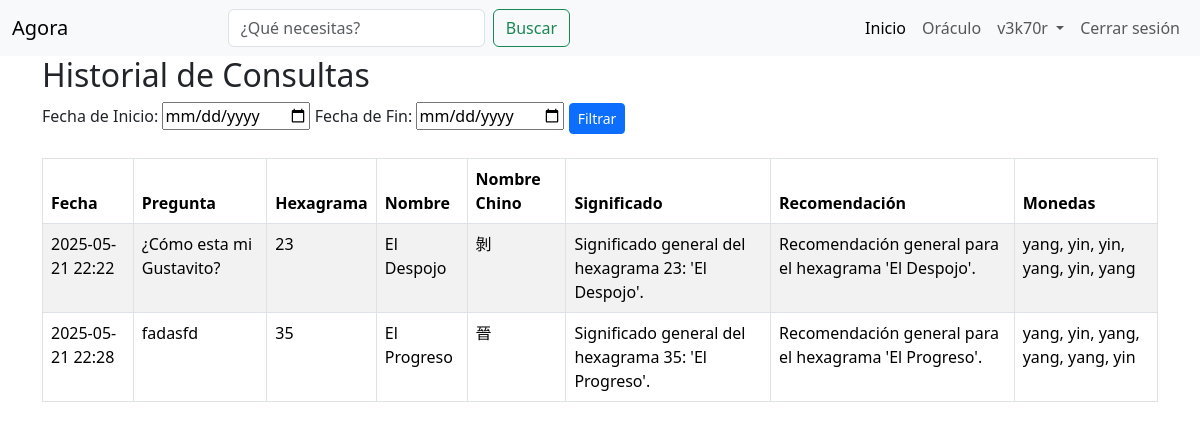
The page /consultar-destino/historial/ (signed in) on the database as committed earlier.
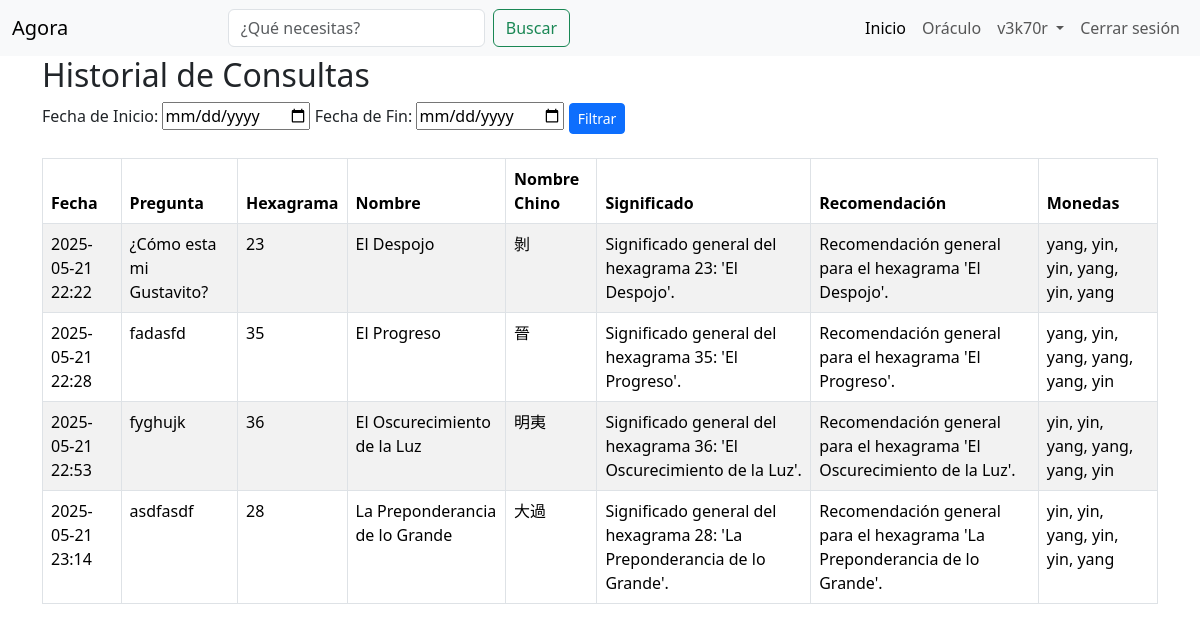
The same page on the database as committed later.
### oraculo/models.py (models this page shows, shortened)
class Consulta(models.Model):
    usuario = models.ForeignKey(User, on_delete=models.CASCADE)
    pregunta = models.TextField()
    hexagrama = models.ForeignKey(Hexagrama, on_delete=models.CASCADE)
    fecha = models.DateTimeField(auto_now_add=True)

class Hexagrama(models.Model):
    numero = models.PositiveSmallIntegerField(unique=True, default=1)
    nombre_chino = models.CharField(max_length=10)
    nombre = models.CharField(max_length=100)
    significado = models.TextField()
    recomendacion = models.TextField()
    monedas = models.JSONField(help_text="Lista de 6 valores: 'yin' o 'yang'")

### oraculo/views.py (the view)
# urls.py: path('historial/', views.historial_consultas, name='historial_consultas'),
@login_required
def historial_consultas(request):
    consultas = Consulta.objects.filter(usuario=request.user).select_related('hexagrama')
    if 'fecha_inicio' in request.GET and 'fecha_fin' in request.GET:
        fecha_inicio = request.GET['fecha_inicio']
        fecha_fin = request.GET['fecha_fin']
        consultas = consultas.filter(fecha__range=[fecha_inicio, fecha_fin])
    return render(request, 'oraculo/historial.html', {'consultas': consultas})

### oraculo/templates/oraculo/historial.html
{% extends 'base.html' %}
{% block content %}
  <h2>Historial de Consultas</h2>
  <form method="get" class="mb-4">
    <label for="fecha_inicio">Fecha de Inicio:</label>
    <input type="date" name="fecha_inicio" id="fecha_inicio" value="{{ request.GET.fecha_inicio }}">
    <label for="fecha_fin">Fecha de Fin:</label>
    <input type="date" name="fecha_fin" id="fecha_fin" value="{{ request.GET.fecha_fin }}">
    <button type="submit" class="btn btn-sm btn-primary">Filtrar</button>
  </form>
  <table class="table table-bordered table-striped">
    <thead class="thead-light">
      <tr>
        <th>Fecha</th>
        <th>Pregunta</th>
        <th>Hexagrama</th>
        <th>Nombre</th>
        <th>Nombre Chino</th>
        <th>Significado</th>
        <th>Recomendación</th>
        <th>Monedas</th>
      </tr>
    </thead>
    <tbody>
      {% for consulta in consultas %}
        <tr>
          <td>{{ consulta.fecha|date:"Y-m-d H:i" }}</td>
          <td>{{ consulta.pregunta }}</td>
          <td>{{ consulta.hexagrama.numero }}</td>
          <td>{{ consulta.hexagrama.nombre }}</td>
          <td>{{ consulta.hexagrama.nombre_chino }}</td>
          <td>{{ consulta.hexagrama.significado }}</td>
          <td>{{ consulta.hexagrama.recomendacion }}</td>
          <td>
            {% for moneda in consulta.hexagrama.monedas %}
              {{ moneda }}{% if not forloop.last %}, {% endif %}
            {% endfor %}
          </td>
        </tr>
      {% empty %}
        <tr>
          <td colspan="8">No has realizado consultas aún.</td>
        </tr>
      {% endfor %}
    </tbody>
  </table>
{% endblock %}

Rows that differ between the two databases and show on the page:
added Consulta: fecha "2025-05-21 22:53", pregunta "fyghujk", hexagrama.numero "36", hexagrama.nombre "El Oscurecimiento de la Luz", hexagrama.nombre_chino "明夷", hexagrama.significado "Significado general del hexagrama 36: 'El Oscurecimiento de la Luz'.", hexagrama.recomendacion "Recomendación general para el hexagrama 'El Oscurecimiento de la Luz'.", monedas "yin" "yin" "yang" "yang" "yang" "yin"
added Consulta: fecha "2025-05-21 23:14", pregunta "asdfasdf", hexagrama.numero "28", hexagrama.nombre "La Preponderancia de lo Grande", hexagrama.nombre_chino "大過", hexagrama.significado "Significado general del hexagrama 28: 'La Preponderancia de lo Grande'.", hexagrama.recomendacion "Recomendación general para el hexagrama 'La Preponderancia de lo Grande'.", monedas "yin" "yin" "yang" "yin" "yin" "yang"
